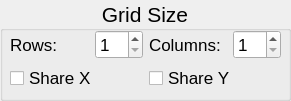
   <widget class="QGroupBox" name="groupBox_8">
    <property name="geometry">
     <rect>
      <x>10</x>
      <y>300</y>
      <width>291</width>
      <height>101</height>
     </rect>
    </property>
    <property name="font">
     <font>
      <family>Arial</family>
      <pointsize>16</pointsize>
      <weight>50</weight>
      <bold>false</bold>
     </font>
    </property>
    <property name="title">
     <string>Grid Size</string>
    </property>
    <property name="alignment">
     <set>Qt::AlignCenter</set>
    </property>
    <widget class="QWidget" name="gridLayoutWidget_8">
     <property name="geometry">
      <rect>
       <x>10</x>
       <y>30</y>
       <width>271</width>
       <height>61</height>
      </rect>
     </property>
     <property name="font">
      <font>
       <family>Arial</family>
       <pointsize>13</pointsize>
       <weight>50</weight>
       <bold>false</bold>
      </font>
     </property>
     <layout class="QGridLayout" name="gridLayout_7" columnstretch="2,1,2,1">
      <item row="0" column="1">
       <widget class="QSpinBox" name="sbRowNum">
        <property name="font">
         <font>
          <family>Arial</family>
          <pointsize>13</pointsize>
          <weight>50</weight>
          <bold>false</bold>
         </font>
        </property>
        <property name="minimum">
         <number>1</number>
        </property>
       </widget>
      </item>
      <item row="0" column="2">
       <widget class="QLabel" name="label_24">
        <property name="font">
         <font>
          <family>Arial</family>
          <pointsize>13</pointsize>
          <weight>50</weight>
          <bold>false</bold>
         </font>
        </property>
        <property name="text">
         <string>Columns:</string>
        </property>
       </widget>
      </item>
      <item row="0" column="0">
       <widget class="QLabel" name="label_23">
        <property name="font">
         <font>
          <family>Arial</family>
          <pointsize>13</pointsize>
          <weight>50</weight>
          <bold>false</bold>
         </font>
        </property>
        <property name="text">
         <string>Rows:</string>
        </property>
       </widget>
      </item>
      <item row="0" column="3">
       <widget class="QSpinBox" name="sbColNum">
        <property name="font">
         <font>
          <family>Arial</family>
          <pointsize>13</pointsize>
          <weight>50</weight>
          <bold>false</bold>
         </font>
        </property>
        <property name="minimum">
         <number>1</number>
        </property>
       </widget>
      </item>
      <item row="1" column="0" colspan="2">
       <widget class="QCheckBox" name="chbShareX">
        <property name="font">
         <font>
          <family>Arial</family>
          <pointsize>13</pointsize>
          <weight>50</weight>
          <bold>false</bold>
         </font>
        </property>
        <property name="text">
         <string>Share X</string>
        </property>
       </widget>
      </item>
      <item row="1" column="2" colspan="2">
       <widget class="QCheckBox" name="chbShareY">
        <property name="font">
         <font>
          <family>Arial</family>
          <pointsize>13</pointsize>
          <weight>50</weight>
          <bold>false</bold>
         </font>
        </property>
        <property name="text">
         <string>Share Y</string>
        </property>
       </widget>
      </item>
     </layout>
    </widget>
   </widget>
